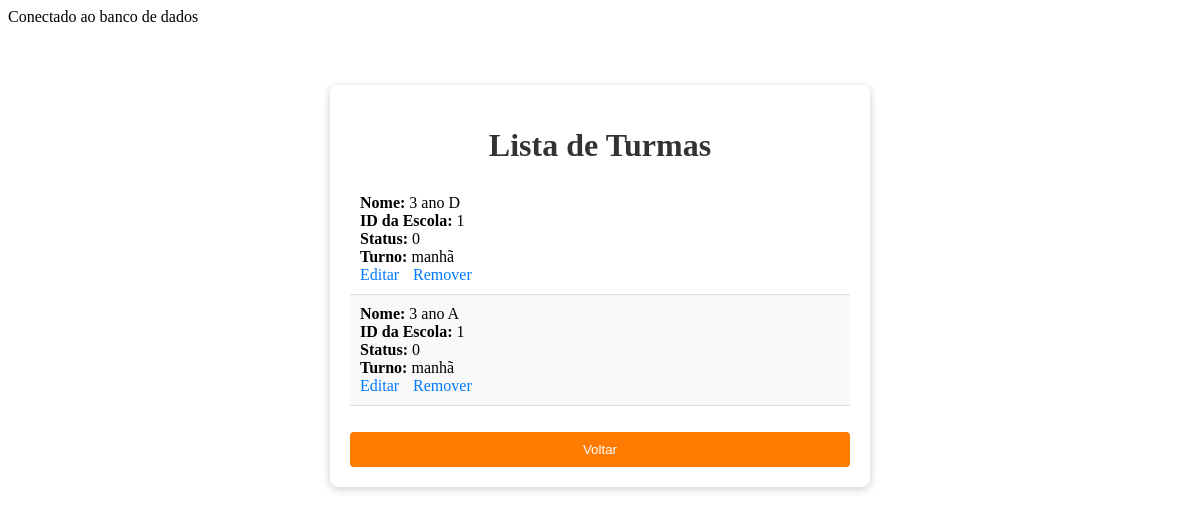
/turmas/visualizar_turmas.php, run on an earlier commit of the app's database.
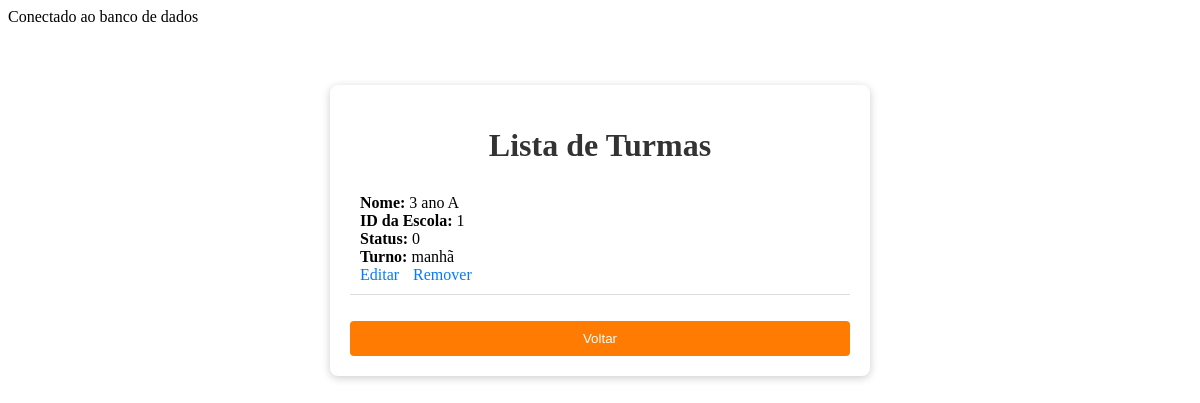
And on a later commit of the database.
### tables this page shows
CREATE TABLE `tb_turmas` (
  `id_escola` int(11) NOT NULL,
  `id_professores` int(11) NOT NULL,
  `nome` varchar(50) NOT NULL,
  `status` tinyint(1) NOT NULL DEFAULT 1,
  `turno` varchar(50) NOT NULL,
  `id` int(11) NOT NULL
);

### turmas/funcoes_turmas.php (called while the page is built, shortened)
<?php
function listar_turmas($mysqli) {
    $query = "SELECT * FROM tb_turmas";
    return $mysqli->query($query);
}
?>

### turmas/visualizar_turmas.php (the view, shortened to what this page needs)
<?php
include('conexao_turmas.php');
include('funcoes_turmas.php');
$turmas = listar_turmas($mysqli);
?>
<!DOCTYPE html>
<html lang="pt">
<head>
</head>
<body>
    <div class="form-container">
        <h1 class="form-header">Lista de Turmas</h1>
        <ul class="form-list">
            <?php while ($turma = $turmas->fetch_assoc()): ?>
                <li>
                    <strong>Nome:</strong> <?php echo htmlspecialchars($turma['nome']); ?><br>
                    <strong>ID da Escola:</strong> <?php echo htmlspecialchars($turma['id_escola']); ?><br>
                    <strong>Status:</strong> <?php echo htmlspecialchars($turma['status']); ?><br>
                    <strong>Turno:</strong> <?php echo htmlspecialchars($turma['turno']); ?><br>
                    <div class="form-actions">
                        <a href="editar.php?id=<?php echo htmlspecialchars($turma['id']); ?>">Editar</a>
                        <a href="remover_turmas.php?id=<?php echo htmlspecialchars($turma['id']); ?>" onclick="return confirm('Você tem certeza que deseja remover esta turma?');">Remover</a>
                    </div>
                </li>
            <?php endwhile; ?>
        </ul>
        <button class="form-submit" onclick="window.location.href='../turmas.php';">Voltar</button>
    </div>
</body>
</html>

What changed in the data, as far as the page shows it:
removed tb_turmas: nome "3 ano D", id_escola "1", status "0", turno "manhã"
